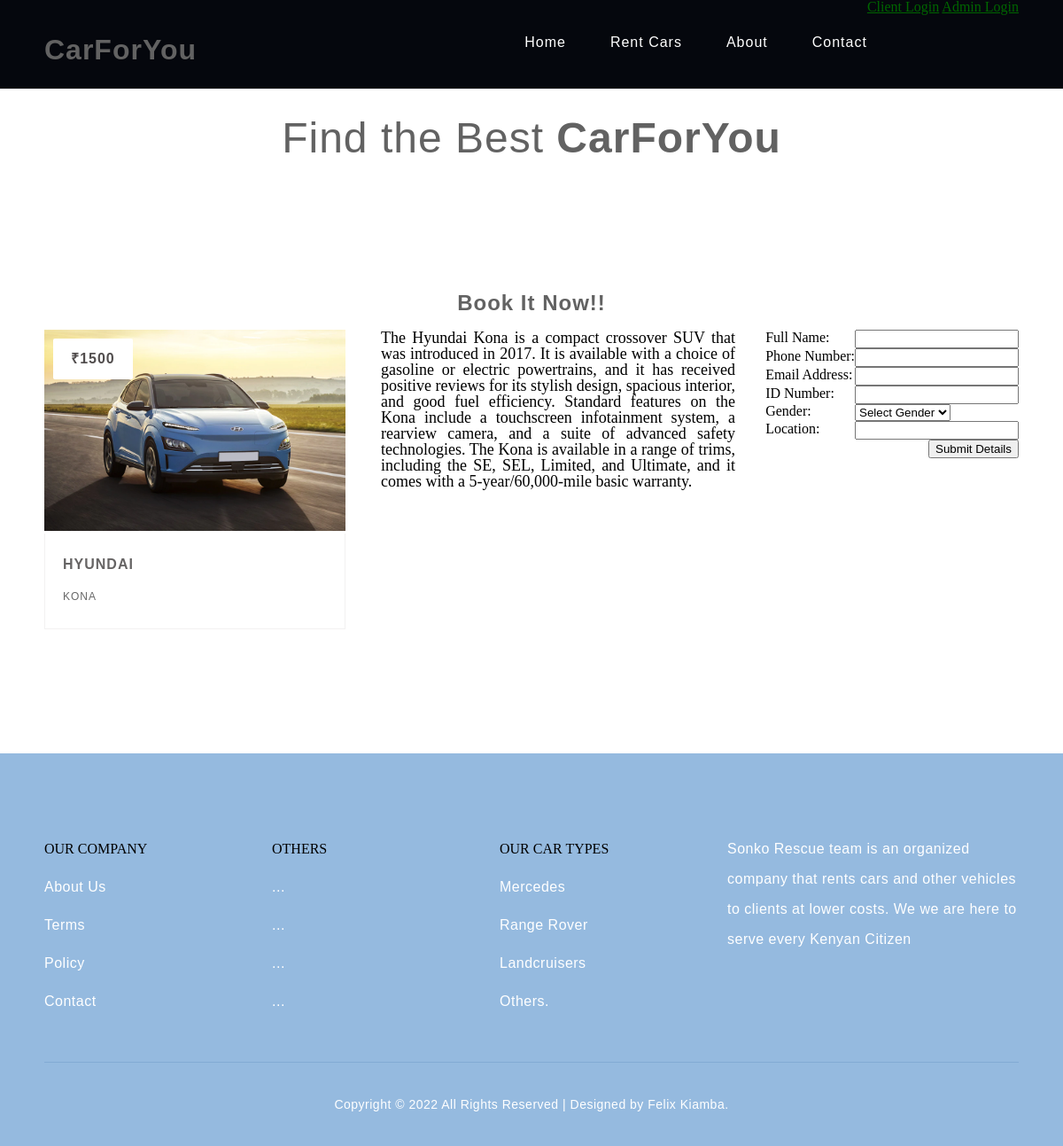
The page /book_car.php?id=18BH002 on the database its author committed.
### tables this page shows
CREATE TABLE `car` (
  `car_id` int(11) NOT NULL,
  `REGISTRATION_NUMBER` char(7) NOT NULL,
  `MODEL_NAME` varchar(25) NOT NULL,
  `MAKE` varchar(25) NOT NULL,
  `MODEL_YEAR` int(11) NOT NULL,
  `CAR_RANGE` int(11) NOT NULL,
  `CAR_CATEGORY_NAME` varchar(25) NOT NULL,
  `COST_PER_DAY` int(11) NOT NULL,
  `AVAILABILITY_FLAG` char(1) NOT NULL,
  `CAR_DESCRIPTION` longtext NOT NULL,
  `image` longtext NOT NULL
);

### book_car.php (the view, shortened to what this page needs)
<!DOCTYPE html>
<html lang="en">
<head>
	<link rel="stylesheet" type="text/css" href="css/reset.css">
	<link rel="stylesheet" type="text/css" href="css/responsive.css">
</head>
<body>
	<section class="">
		<?php
		include 'header.php';
		?>
		<section class="caption">
			<h1 style="text-align: center; font-size:xxx-large;"><span style="font-weight: 100;">Find the Best </span>CarForYou</h1>
		</section>
	</section>
	<section class="listings">
		<div class="wrapper">
			<ul class="properties_list">
				<?php
				include 'includes/config.php';
				$sel = "SELECT * FROM car WHERE REGISTRATION_NUMBER = '$_GET[id]'";
				$rs = $conn->query($sel);
				$rws = $rs->fetch_assoc();
				?>
				<h2 style="text-align: center;">Book It Now!!  </h2>
				<li>
					<a href="book_car.php?id=<?php echo $rws['car_id'] ?>">
						<img class="thumb" src="cars/<?php echo $rws['image']; ?>" width="400" >
					</a>
					<span class="price"><?php echo '₹' . $rws['COST_PER_DAY']; ?></span>
					<div class="property_details">
						<h1>
							<a href="book_car.php?id=<?php echo $rws['car_id'] ?>"><?php echo '' . $rws['MAKE']; ?></a>
						</h1>
						<h2><span class="property_size"><?php echo $rws['MODEL_NAME']; ?></span></h2>
					</div>
				</li>
				<div>
				<p style="float:left; font-size: 18px; width:400px; text-align:justify ;"><span class="property_size"><?php echo $rws['CAR_DESCRIPTION']; ?></span></p>
				</div>
				<?php
				if (!isset($_SESSION['email']) || !isset($_SESSION['pass'])) {
				?>
					<form method="post" style="float:right;">
						<table>
							<tr>
								<td>Full Name:</td>
								<td><input type="text" name="fname" required></td>
							</tr>
							<tr>
								<td>Phone Number:</td>
								<td><input type="text" name="phone" required></td>
							</tr>
							<tr>
								<td>Email Address:</td>
								<td><input type="email" name="email" required></td>
							</tr>
							<tr>
								<td>ID Number:</td>
								<td><input type="text" name="id_no" required></td>
							</tr>
							<tr>
								<td>Gender:</td>
								<td>
									<select name="gender">
										<option> Select Gender </option>
									</select>
								</td>
							</tr>
							<tr>
								<td>Location:</td>
								<td><input type="text" name="location" required></td>
							</tr>
							<tr>
								<td colspan="2" style="text-align:right"><input type="submit" name="save" value="Submit Details"></td>
							</tr>
						</table>
					</form>
				<?php
				} else {
				?>
					<a href="pay.php">Click to Book</a>
				<?php
				}
				?>
			</ul>
		</div>
	</section>
	<footer>
		<div class="wrapper footer">
			<ul>
				<li class="links">
					<ul>
						<li>OUR COMPANY</li>
						<li><a href="#">About Us</a></li>
						<li><a href="#">Terms</a></li>
						<li><a href="#">Policy</a></li>
						<li><a href="#">Contact</a></li>
					</ul>
				</li>
				<li class="links">
					<ul>
						<li>OTHERS</li>
						<li><a href="#">...</a></li>
						<li><a href="#">...</a></li>
						<li><a href="#">...</a></li>
						<li><a href="#">...</a></li>
					</ul>
				</li>
				<li class="links">
					<ul>
						<li>OUR CAR TYPES</li>
						<li><a href="#">Mercedes</a></li>
						<li><a href="#">Range Rover</a></li>
						<li><a href="#">Landcruisers</a></li>
						<li><a href="#">Others.</a></li>
					</ul>
				</li>
				<li class="about">
					<p>Sonko Rescue team is an organized company that rents cars and other vehicles to clients at lower costs. We we are here to serve every Kenyan Citizen</p>
					<ul>
						<li><a href="http://facebook.com/sonko" class="facebook" target="_blank"></a></li>
						<li><a href="http://twitter.com/sonko" class="twitter" target="_blank"></a></li>
						<li><a href="http://plus.google.com/+sonko" class="google" target="_blank"></a></li>
						<li><a href="#" class="skype"></a></li>
					</ul>
				</li>
			</ul>
		</div>
		<div class="copyrights wrapper">
			Copyright &copy; <?php echo date("Y") ?> All Rights Reserved | Designed by Felix Kiamba.
		</div>
	</footer>
</body>
</html>

### header.php (shortened to what this page needs)
<header>
			<div class="wrapper">
				<h1 class="logo">CarForYou</h1>
				<nav>
					<?php
						if (!isset($_SESSION['email']) || !isset($_SESSION['pass'])){
					?>
					<ul>
						<li><a href="index.php">Home</a></li>
						<li><a href="rentcars.php">Rent Cars</a></li>
						<li><a href="#">About</a></li>
						<li><a href="#">Contact</a></li>
					</ul>
					<a href="account.php">Client Login</a>
					<a href="login.php">Admin Login</a>
					<?php
						}
					?>
				</nav>
			</div>
		</header>

### css/responsive.css (style rules this page uses)
body { background: #fff; }
.wrapper { max-width: 1100px; margin: 0 auto; position: relative; }
h1, h2, h3, h4, h5, h6 { color: #626262; font-family: "lato-regular", Helvetica, Arial, sans-serif; letter-spacing: 1px; }
h1 { font-size: 2em; margin: .67em 0 }
h2 { font-size: 1.5em; margin: .75em 0 }
h1, h2, h3, h4, h5, h6 { font-weight: bolder }
header { width: 100%; height: 100px; background: #05070d; }
header .logo { margin-top: 40px; float: left; }
header nav { float: right; opacity: 1; }
header nav ul { margin-top: 40px; list-style: none; overflow: hidden; float: left; }
header nav ul li { float: left; margin-left: 50px; }
header nav ul li a, header nav .login_btn { text-decoration: none; color: #fff; font-family: "lato-regular", Helvetica, Arial, sans-serif; font-size: 16px; letter-spacing: 1px; }
.listings { padding: 100px 0; }
.listings ul.properties_list { list-style: none; overflow: hidden; }
.listings ul.properties_list li { display: block; width: 30.90909090909091%; height: auto; position: relative; float: left; margin: 0 3.636363636363636% 3.636363636363636% 0; }
.listings ul.properties_list li .price { position: absolute; top: 10px; left: 10px; padding: 15px 20px; background: #ffffff; color: #514d4d; font-family: "lato-bold", Helvetica, Arial, sans-serif; font-size: 16px; font-weight: bold; letter-spacing: 1px; border-radius: 2px; -webkit-border-radius: 2px; -moz-border-radius: 2px; -o-border-radius: 2px; }
.listings ul li .property_details { width: 87.64705882352941%; padding: 2.941176470588235% 5.882352941176471% 4.117647058823529% 5.882352941176471%; border-bottom: 1px solid #f2f1f1; border-left: 1px solid #f2f1f1; border-right: 1px solid #f2f1f1; transition: all .2s linear; -webkit-transition: all .2s linear; -moz-transition: all .2s linear; -o-transition: all .2s linear; }
.listings ul li .property_details h1 { color: #666464; font-family: "lato-bold", Helvetica, Arial, sans-serif; font-size: 16px!important; font-weight: bold; margin-bottom: 5px; line-height: 28px; }
.listings ul li .property_details h1 a { text-decoration: none; color: #666464; }
.listings ul li .property_details h2 { color: #9d9d9d; font-family: "lato-regular", Helvetica, Arial, sans-serif; font-size: 12px; line-height: 26px; font-weight: normal; }
.listings ul li .property_details .property_size { color: #676767; }
footer { padding-top: 100px; background: #95badf; }
footer .footer>ul { overflow: hidden; }
footer .footer>ul>li { display: block; float: left; list-style: none; margin-right: 60px; }
footer .footer>ul>li:last-child { margin-right: 0; }
footer .footer>ul>li.links { width: 197px; }
footer ul li.links>ul>li { display: block; width: 100%; list-style: none; margin-bottom: 27px; }
footer ul li.links>ul>li:last-child { margin-bottom: 0; }
footer .footer>ul>li.links li a { text-decoration: none; display: block; color: #fff; font-family: "lato-regular", Helvetica, Arial, sans-serif; font-size: 16px; letter-spacing: .5px; text-align: left; }
footer .footer>ul>li.about { width: 327px; }
footer ul li.about p { color: #fff; font-family: "lato-regular", Helvetica, Arial, sans-serif; font-size: 16px; letter-spacing: .5px; line-height: 34px; margin-top: -9px; }
footer ul li.about>ul>li { display: inline-block; margin-right: 20px; margin-top: 30px; }
footer ul li.about>ul>li:last-child { margin-right: 0; }
footer ul li.about>ul>li a { background: url('../img/social_media.png') no-repeat; }
footer ul li.about>ul>li a.facebook { display: block; width: 10px; height: 18px; background-position: 0 0; }
footer ul li.about>ul>li a.twitter { display: block; width: 19px; height: 18px; background-position: -11px 0px; }
footer ul li.about>ul>li a.google { display: block; width: 10px; height: 18px; background-position: -31px 0px; }
footer ul li.about>ul>li a.skype { display: block; width: 17px; height: 18px; background-position: -43px 0px; }
footer .copyrights { display: block; text-align: center; padding: 40px 0; margin-top: 60px; color: #fff; font-family: "lato-regular", Helvetica, Arial, sans-serif; font-size: 14px; letter-spacing: .5px; border-top: 1px solid #82abd4; }

### rows shown on the page
car: image (picture), COST_PER_DAY "1500", MAKE "HYUNDAI", MODEL_NAME "KONA", CAR_DESCRIPTION "The Hyundai Kona is a compact crossover SUV that was introduced in 2017. It is available with a choice of gasoline or electric powertrains, and it has received positive reviews for its stylish design, spacious interior, and good fuel efficiency. Standard features on the Kona include a touchscreen infotainment system, a rearview camera, and a suite of advanced safety technologies. The Kona is available in a range of trims, including the SE, SEL, Limited, and Ultimate, and it comes with a 5-year/60,000-mile basic warranty."
